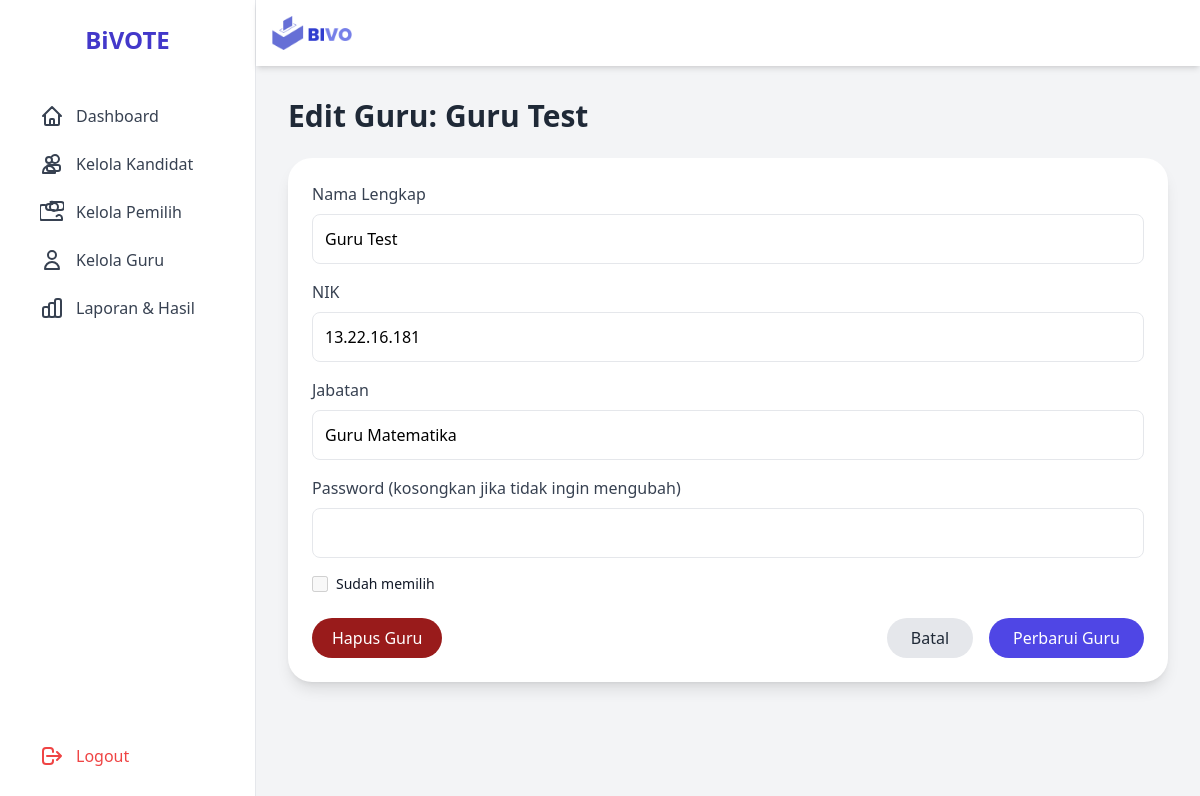
The page /admin/edit_guru.php?id=1 (signed in) on the database its author committed.
### tables this page shows
CREATE TABLE `guru` (
  `id` int(11) NOT NULL AUTO_INCREMENT,
  `nama_lengkap` varchar(255) NOT NULL,
  `nik` varchar(20) NOT NULL,
  `password` varchar(255) NOT NULL,
  `jabatan` varchar(100) DEFAULT NULL,
  `status_memilih` tinyint(1) DEFAULT 0 COMMENT '0=Belum, 1=Sudah',
  `id_kandidat_dipilih` int(11) DEFAULT NULL,
  `created_at` timestamp NULL DEFAULT current_timestamp(),
  PRIMARY KEY (`id`),
  UNIQUE KEY `nik` (`nik`),
  KEY `id_kandidat_dipilih` (`id_kandidat_dipilih`),
  CONSTRAINT `guru_ibfk_1` FOREIGN KEY (`id_kandidat_dipilih`) REFERENCES `kandidat` (`id`) ON DELETE SET NULL ON UPDATE CASCADE
);

### admin/edit_guru.php (the view, shortened to what this page needs)
<?php
require_once '../config/koneksi.php';
$voter = null;
if (isset($_GET['id'])) {
    $id = (int)$_GET['id'];
    $stmt = $koneksi->prepare("SELECT id, nama_lengkap, nik, jabatan, status_memilih, id_kandidat_dipilih FROM guru WHERE id = ?");
    $stmt->bind_param("i", $id);
    $stmt->execute();
    $result = $stmt->get_result();
    $voter = $result->fetch_assoc();
} else {
    header("Location: manage_guru.php");
    exit;
}
?>
<!DOCTYPE html>
<html lang="en">
<head>
    <script src="https://cdn.tailwindcss.com"></script>
    <link rel="stylesheet" href="../assets/css/custom.css">
</head>
<body class="bg-gray-100 min-h-screen flex">
    <?php include '../includes/sidebar_admin.php'; ?>
    <div class="flex-1 flex flex-col min-h-screen">
        <?php include '../includes/header_admin.php'; ?>
        <main class="flex-1 p-8">
            <h1 class="text-3xl font-bold text-gray-800 mb-6">Edit Guru: <?php echo htmlspecialchars($voter['nama_lengkap']); ?></h1>
            <div class="bg-white p-6 rounded-3xl shadow-lg">
                <form action="edit_guru.php?id=<?php echo $voter['id']; ?>" method="POST">
                    <div class="mb-4">
                        <label for="nama_lengkap" class="block text-gray-700 font-medium mb-2">Nama Lengkap</label>
                        <input type="text" id="nama_lengkap" name="nama_lengkap" value="<?php echo htmlspecialchars($voter['nama_lengkap']); ?>" class="w-full p-3 border rounded-lg focus:outline-none focus:ring-2 focus:ring-indigo-500" required>
                    </div>
                    <div class="mb-4">
                        <label for="nik" class="block text-gray-700 font-medium mb-2">NIK</label>
                        <input type="text" id="nik" name="nik" value="<?php echo htmlspecialchars($voter['nik']); ?>" class="w-full p-3 border rounded-lg focus:outline-none focus:ring-2 focus:ring-indigo-500" required>
                    </div>
                    <div class="mb-4">
                        <label for="jabatan" class="block text-gray-700 font-medium mb-2">Jabatan</label>
                        <input type="text" id="jabatan" name="jabatan" value="<?php echo htmlspecialchars($voter['jabatan']); ?>" class="w-full p-3 border rounded-lg focus:outline-none focus:ring-2 focus:ring-indigo-500" required>
                    </div>
                    <div class="mb-4">
                        <label for="password" class="block text-gray-700 font-medium mb-2">Password (kosongkan jika tidak ingin mengubah)</label>
                        <input type="password" id="password" name="password" value="" class="w-full p-3 border rounded-lg focus:outline-none focus:ring-2 focus:ring-indigo-500">
                    </div>
                    <div class="mb-6 flex items-center">
                        <input type="checkbox" id="status_memilih" name="status_memilih" value="1" disabled <?php echo $voter['status_memilih'] ? 'checked' : ''; ?> class="h-4 w-4 text-indigo-600 focus:ring-indigo-500 border-gray-300 rounded cursor-not-allowed">
                        <label for="status_memilih" class="ml-2 block text-sm text-gray-900">Sudah memilih</label>
                    </div>
                    <div class="flex justify-between items-center">
                        <div class="space-x-2">
                            <button type="submit" name="delete_guru" value="1" onclick="return confirmDeleteGuruAccount();" class="py-2 px-5 bg-red-800 text-white rounded-full hover:bg-red-900 transition-colors">
                                Hapus Guru
                            </button>
                        </div>
                        <div class="flex space-x-4">
                            <a href="manage_guru.php" class="py-2 px-6 bg-gray-200 text-gray-800 rounded-full hover:bg-gray-300 transition-colors">Batal</a>
                            <button type="submit" class="py-2 px-6 bg-indigo-600 text-white rounded-full hover:bg-indigo-700 transition-colors">Perbarui Guru</button>
                        </div>
                    </div>
                </form>
            </div>
        </main>
    </div>
</body>
</html>

### rows shown on the page
guru: nama_lengkap "Guru Test", nik "13.22.16.181", jabatan "Guru Matematika"
